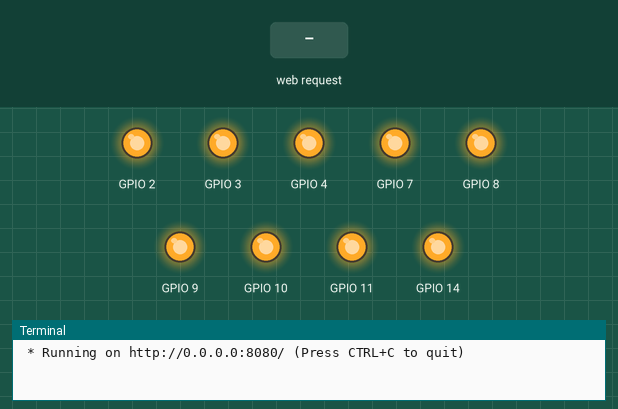
This program was run on a simulated Raspberry Pi (BCM pin numbers). On the bench: output pins drawn as LEDs (lit = HIGH), the last lines printed to the terminal. Inputs (shaded band) come from the test bench. The clock reads 2024-03-15 10:24:30 at power-on unless the program sets it.

Above: at 1.8 s.
1.9 s: HTTP request for /14/toggle received
At 4.0 s:
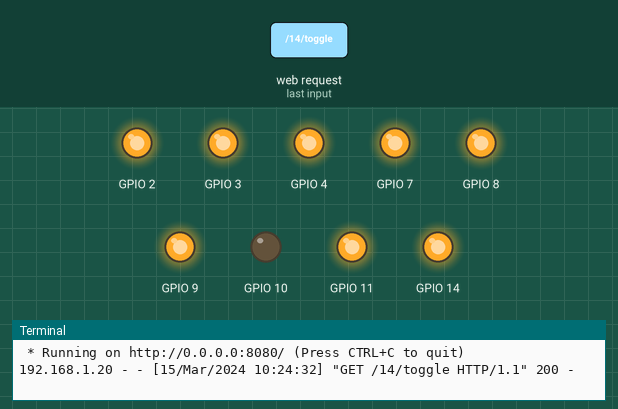
4.3 s: HTTP request for /11/toggle received
At 5.05 s:
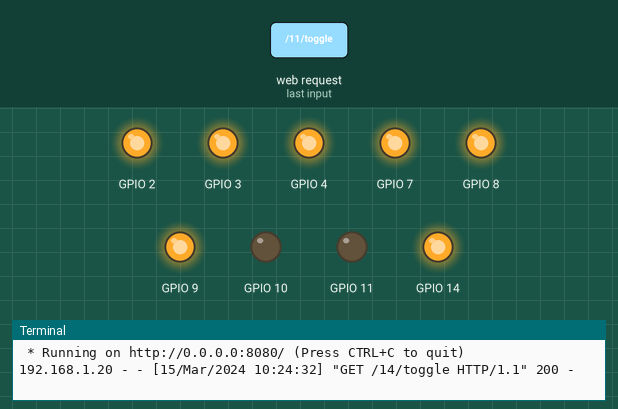
6.7 s: HTTP request for /10/toggle received
At 9.1 s:
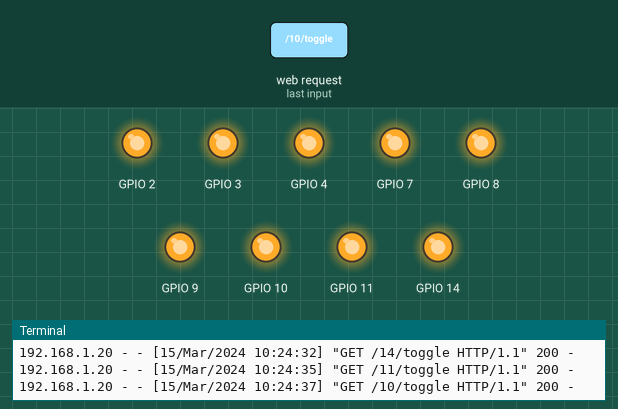
Timing chart, 0 to 10.6 s (numbered marks = the images above; inputs shaded):
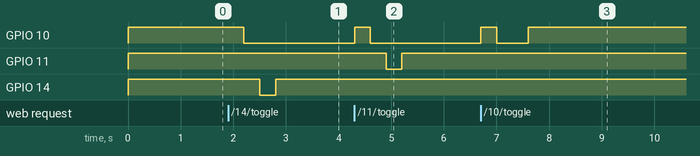

The program:

fc.py
```python
#!flask/bin/python
from flask import Flask,render_template, request
import datetime
import time
import RPi.GPIO as GPIO
app = Flask(__name__)

GPIO.setmode(GPIO.BCM)

# Create a dictionary called pins to store the pin number, name, and pin state:
pins = {
   14 : {'name' : 'living room', 'state' : GPIO.HIGH},
   11 : {'name' : 'dining room', 'state' : GPIO.HIGH},
   10 : {'name' : 'office', 'state' : GPIO.HIGH},
   9 : {'name' : 'bedroom', 'state' : GPIO.HIGH},

   2 : {'name' : 'fan high', 'state' : GPIO.HIGH},
   3 : {'name' : 'fan medium', 'state' : GPIO.HIGH},
   4 : {'name' : 'fan low', 'state' : GPIO.HIGH},
   7 : {'name' : 'fan off', 'state' : GPIO.HIGH},
   8 : {'name' : 'light', 'state' : GPIO.HIGH}
   }

# Set each pin as an output and make it low:
for pin in pins:
   GPIO.setup(pin, GPIO.OUT)
   GPIO.output(pin, GPIO.HIGH)

# Make sure fan is off
GPIO.output(4, GPIO.LOW)
GPIO.output(7, GPIO.LOW)
time.sleep(.3)
GPIO.output(7, GPIO.HIGH)
GPIO.output(4, GPIO.HIGH)
time.sleep(.3)

@app.route("/")
def main():
   templateData = {
      'pins' : pins
   }
   return render_template('main.html', **templateData)

@app.route("/<changePin>/<action>")
def action(changePin, action):
   changePin = int(changePin)
   settingName = pins[changePin]['name']
   if action == "toggle":
      message = "Toggle state for " + settingName + "."
      # Reset all fans
      GPIO.output(9, GPIO.HIGH)
      GPIO.output(10, GPIO.HIGH)
      GPIO.output(11, GPIO.HIGH)
      GPIO.output(14, GPIO.HIGH)
      time.sleep(.3)
      GPIO.output(10, GPIO.LOW)
      time.sleep(.3)

      GPIO.output(changePin, GPIO.LOW)
      time.sleep(.3)
      GPIO.output(changePin, GPIO.HIGH)

   templateData = {
      'message' : message,
      'pins' : pins
   }

   return render_template('main.html', **templateData)

if __name__ == "__main__":
   try:
      app.run(host='0.0.0.0', port=8080, debug=True)
   except KeyboardInterrupt:
      GPIO.cleanup()
```

Measured:
- after the input at 1.9 s, GPIO 10: HIGH → LOW after 0.30 s; GPIO 14: HIGH → LOW after 0.60 s, → HIGH 0.30 s later
- after the input at 4.3 s, GPIO 10: LOW → HIGH at once, → LOW 0.30 s later; GPIO 11: HIGH → LOW after 0.60 s, → HIGH 0.30 s later
- after the input at 6.7 s, GPIO 10: LOW → HIGH at once, → LOW 0.30 s later, → HIGH 0.60 s later
